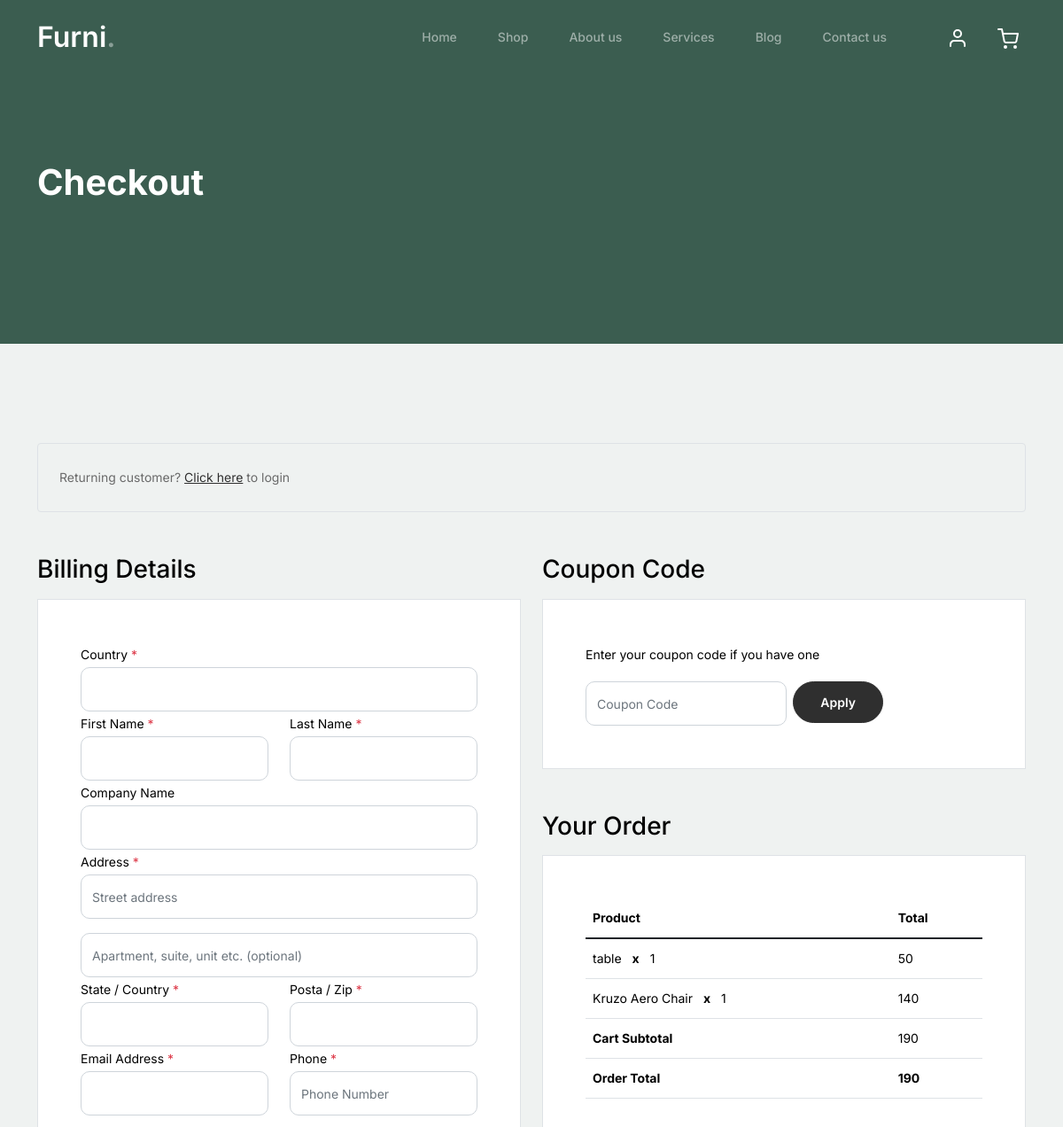
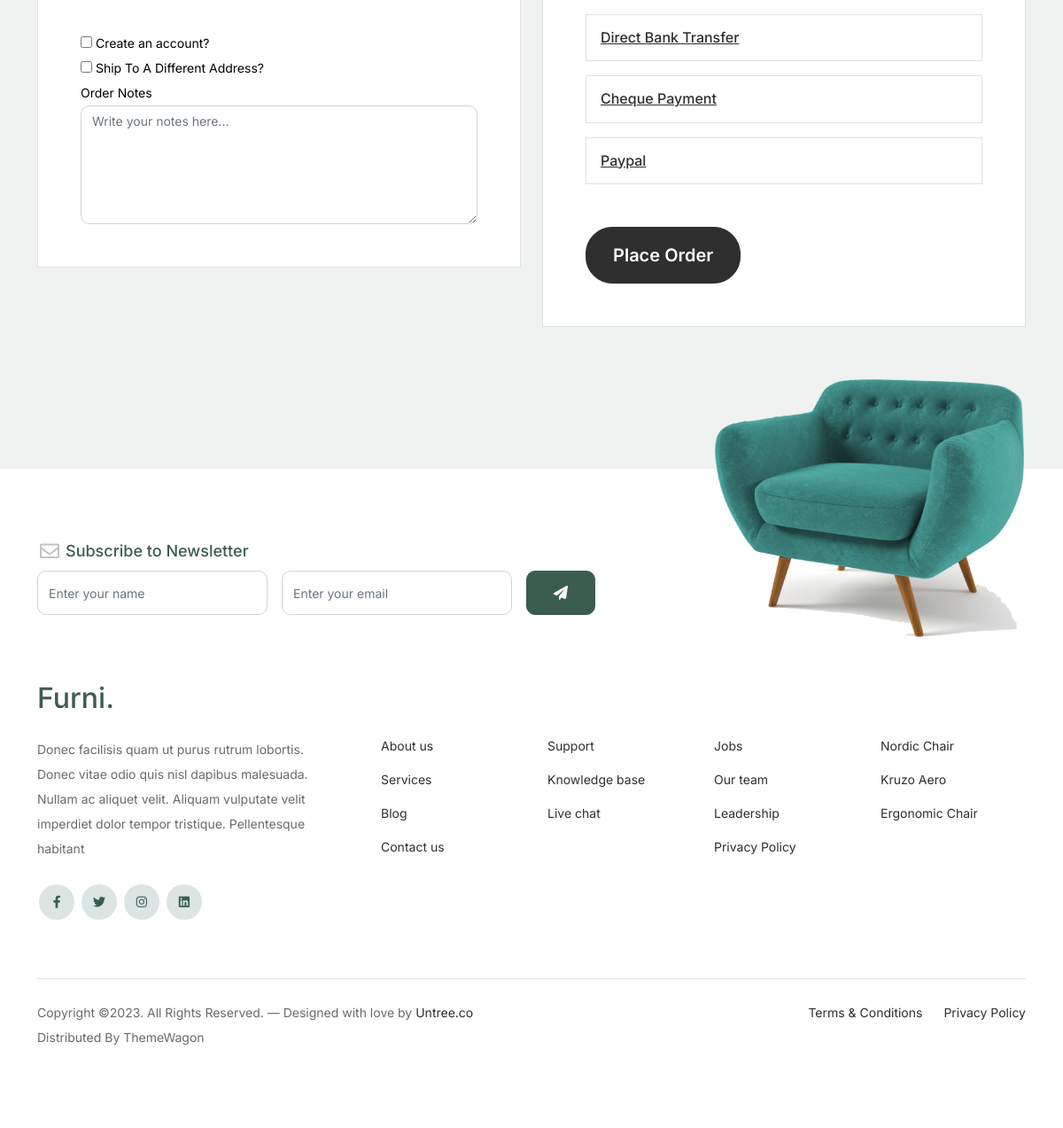
/billing/ (signed in), run on the app's committed database (2 pictures, top to bottom).
### finalapp/models.py (models this page shows, shortened)
class Cart(models.Model):
    quantity = models.IntegerField()
    product = models.ForeignKey(Product,on_delete=models.CASCADE)
    user = models.ForeignKey(Cart_User,on_delete=models.CASCADE)
    def total(self):
        return self.quantity*self.product.price

class Product(models.Model):
    mg = models.ImageField(upload_to='image',default='null.jpg')
    name = models.CharField(max_length=30)
    price = models.IntegerField()
    discription = models.CharField(max_length=50)
    stock = models.IntegerField()
    catagory = models.ForeignKey(Catagory,on_delete=models.CASCADE)

### finalapp/views.py (the view)
# urls.py: path('billing/',views.billing,name="billing"),
def billing(request):
    n=None
    sum = 0
    h = Cart_User.objects.get(user=request.user)
    n = Cart.objects.filter(user=h)
    for i in n:
        sum += (i.quantity * i.product.price)
    return render(request, 'checkout.html', {'lap': n,'sum': sum})

### finalapp/templates/checkout.html (shortened to what this page needs)
<!doctype html>
{% load static %}
<html lang="en" xmlns="http://www.w3.org/1999/html">
<head>
		<link href="{% static 'css/bootstrap.min.css' %}" rel="stylesheet">
		<link href="https://cdnjs.cloudflare.com/ajax/libs/font-awesome/6.0.0-beta3/css/all.min.css" rel="stylesheet">
		<link href="{% static 'css/tiny-slider.css' %}" rel="stylesheet">
		<link href="{% static 'css/style.css' %}" rel="stylesheet">
	</head>
	<body>
		<nav class="custom-navbar navbar navbar navbar-expand-md navbar-dark bg-dark" arial-label="Furni navigation bar">
			<div class="container">
				<a class="navbar-brand" href="index.html">Furni<span>.</span></a>
				<div class="collapse navbar-collapse" id="navbarsFurni">
					<ul class="custom-navbar-nav navbar-nav ms-auto mb-2 mb-md-0">
						<li class="nav-item ">
							<a class="nav-link" href="{% url 'home' %}">Home</a>
						</li>
						<li><a class="nav-link" href="{% url 'shop' %}">Shop</a></li>
						<li><a class="nav-link" href="{% url 'about' %}">About us</a></li>
						<li><a class="nav-link" href="services.html">Services</a></li>
						<li><a class="nav-link" href="blog.html">Blog</a></li>
						<li><a class="nav-link" href="contact.html">Contact us</a></li>
					</ul>
					<ul class="custom-navbar-cta navbar-nav mb-2 mb-md-0 ms-5">
						<li><a class="nav-link" href="#"><img src="{% static 'images/user.svg' %}"></a></li>
						<li><a class="nav-link" href="{% url 'showcart' %}"><img src="{% static 'images/cart.svg' %}"></a></li>
					</ul>
				</div>
			</div>
		</nav>
			<div class="hero">
				<div class="container">
					<div class="row justify-content-between">
						<div class="col-lg-5">
							<div class="intro-excerpt">
								<h1>Checkout</h1>
							</div>
						</div>
						<div class="col-lg-7">
						</div>
					</div>
				</div>
			</div>
		<div class="untree_co-section">
		    <div class="container">
		      <div class="row mb-5">
		        <div class="col-md-12">
		          <div class="border p-4 rounded" role="alert">
		            Returning customer? <a href="#">Click here</a> to login
		          </div>
		        </div>
		      </div>
				<form method="POST" action="{% url 'demo' %}" >
		      <div class="row">
		        <div class="col-md-6 mb-5 mb-md-0">
		          <h2 class="h3 mb-3 text-black">Billing Details</h2>
		          <div class="p-3 p-lg-5 border bg-white">
		            <div class="form-group">
		              <label for="c_country" class="text-black">Country <span class="text-danger">*</span></label>
		              <input type="text" name="country" class="form-control">
		            </div>
		            <div class="form-group row">
		              <div class="col-md-6">
		                <label for="c_fname" class="text-black">First Name <span class="text-danger">*</span></label>
		                <input type="text" class="form-control" id="c_fname" name="firstname">
		              </div>
		              <div class="col-md-6">
		                <label for="c_lname" class="text-black">Last Name <span class="text-danger">*</span></label>
		                <input type="text" class="form-control" id="c_lname" name="lastname">
		              </div>
		            </div>
		            <div class="form-group row">
		              <div class="col-md-12">
		                <label for="c_companyname" class="text-black">Company Name </label>
		                <input type="text" class="form-control" id="c_companyname" name="c_companyname">
		              </div>
		            </div>
		            <div class="form-group row">
		              <div class="col-md-12">
		                <label for="c_address" class="text-black">Address <span class="text-danger">*</span></label>
		                <input type="text" class="form-control" id="c_address" name="address" placeholder="Street address">
		              </div>
		            </div>
		            <div class="form-group mt-3">
		              <input type="text" class="form-control" placeholder="Apartment, suite, unit etc. (optional)">
		            </div>
		            <div class="form-group row">
		              <div class="col-md-6">
		                <label for="c_state_country" class="text-black">State / Country <span class="text-danger">*</span></label>
		                <input type="text" class="form-control" id="c_state_country" name="state">
		              </div>
		              <div class="col-md-6">
		                <label for="c_postal_zip" class="text-black">Posta / Zip <span class="text-danger">*</span></label>
		                <input type="text" class="form-control" id="c_postal_zip" name="postal">
		              </div>
		            </div>
		            <div class="form-group row mb-5">
		              <div class="col-md-6">
		                <label for="c_email_address" class="text-black">Email Address <span class="text-danger">*</span></label>
		                <input type="email" class="form-control" id="c_email_address" name="email">
		              </div>
		              <div class="col-md-6">
		                <label for="c_phone" class="text-black">Phone <span class="text-danger">*</span></label>
		                <input type="text" class="form-control" id="c_phone" name="phone" placeholder="Phone Number">
		              </div>
		            </div>
		            <div class="form-group">
		              <label for="c_create_account" class="text-black" data-bs-toggle="collapse" href="#create_an_account" role="button" aria-expanded="false" aria-controls="create_an_account"><input type="checkbox" value="1" id="c_create_account"> Create an account?</label>
		            </div>
		            <div class="form-group">
		              <label for="c_ship_different_address" class="text-black" data-bs-toggle="collapse" href="#ship_different_address" role="button" aria-expanded="false" aria-controls="ship_different_address"><input type="checkbox" value="1" id="c_ship_different_address"> Ship To A Different Address?</label>
		            </div>
		            <div class="form-group">
		              <label for="c_order_notes" class="text-black">Order Notes</label>
		              <textarea name="c_order_notes" id="c_order_notes" cols="30" rows="5" class="form-control" placeholder="Write your notes here..."></textarea>
		            </div>
		          </div>
					 </form>
		        </div>
		        <div class="col-md-6">
		          <div class="row mb-5">
		            <div class="col-md-12">
		              <h2 class="h3 mb-3 text-black">Coupon Code</h2>
		              <div class="p-3 p-lg-5 border bg-white">
		                <label for="c_code" class="text-black mb-3">Enter your coupon code if you have one</label>
		                <div class="input-group w-75 couponcode-wrap">
		                  <input type="text" class="form-control me-2" id="c_code" placeholder="Coupon Code" aria-label="Coupon Code" aria-describedby="button-addon2">
		                  <div class="input-group-append">
		                    <button class="btn btn-black btn-sm" type="button" id="button-addon2">Apply</button>
		                  </div>
		                </div>
		              </div>
		            </div>
		          </div>
		          <div class="row mb-5">
		            <div class="col-md-12">
		              <h2 class="h3 mb-3 text-black">Your Order</h2>
		              <div class="p-3 p-lg-5 border bg-white">
		                <table class="table site-block-order-table mb-5" >
		                  <thead>
		                    <th>Product</th>
		                    <th>Total</th>
		                  </thead>
		                  <tbody>
						  {% for i in lap %}
		                    <tr>
		                      <td>{{i.product.name}} <strong class="mx-2">x</strong> {{i.quantity}}</td>
		                      <td>{{i.total}}</td>
		                    </tr>
						  {% endfor %}
		                    <tr>
		                      <td class="text-black font-weight-bold"><strong>Cart Subtotal</strong></td>
		                      <td class="text-black">{{sum}}</td>
		                    </tr>
		                    <tr>
		                      <td class="text-black font-weight-bold"><strong>Order Total</strong></td>
		                      <td class="text-black font-weight-bold"><strong>{{sum}}</strong></td>
		                    </tr>
		                  </tbody>
		                </table>
		                <div class="border p-3 mb-3">
		                  <h3 class="h6 mb-0"><a class="d-block" data-bs-toggle="collapse" href="#collapsebank" role="button" aria-expanded="false" aria-controls="collapsebank">Direct Bank Transfer</a></h3>
		                </div>
		                <div class="border p-3 mb-3">
		                  <h3 class="h6 mb-0"><a class="d-block" data-bs-toggle="collapse" href="#collapsecheque" role="button" aria-expanded="false" aria-controls="collapsecheque">Cheque Payment</a></h3>
		                </div>
		                <div class="border p-3 mb-5">
		                  <h3 class="h6 mb-0"><a class="d-block" data-bs-toggle="collapse" href="#collapsepaypal" role="button" aria-expanded="false" aria-controls="collapsepaypal">Paypal</a></h3>
		                </div>
		                <div class="form-group">
		                  <a href="thanku.html"><button class="btn btn-black btn-lg py-3 btn-block" >Place Order</button></a>
		                </div>
		              </div>
		            </div>
		          </div>
		        </div>
		      </div>
		<footer class="footer-section">
			<div class="container relative">
				<div class="sofa-img">
					<img src="images/sofa.png" alt="Image" class="img-fluid">
				</div>
				<div class="row">
					<div class="col-lg-8">
						<div class="subscription-form">
							<h3 class="d-flex align-items-center"><span class="me-1"><img src="images/envelope-outline.svg" alt="Image" class="img-fluid"></span><span>Subscribe to Newsletter</span></h3>
							<form action="#" class="row g-3">
								<div class="col-auto">
									<input type="text" class="form-control" placeholder="Enter your name">
								</div>
								<div class="col-auto">
									<input type="email" class="form-control" placeholder="Enter your email">
								</div>
								<div class="col-auto">
									<button class="btn btn-primary">
										<span class="fa fa-paper-plane"></span>
									</button>
								</div>
							</form>
						</div>
					</div>
				</div>
				<div class="row g-5 mb-5">
					<div class="col-lg-4">
						<div class="mb-4 footer-logo-wrap"><a href="#" class="footer-logo">Furni<span>.</span></a></div>
						<p class="mb-4">Donec facilisis quam ut purus rutrum lobortis. Donec vitae odio quis nisl dapibus malesuada. Nullam ac aliquet velit. Aliquam vulputate velit imperdiet dolor tempor tristique. Pellentesque habitant</p>
						<ul class="list-unstyled custom-social">
							<li><a href="#"><span class="fa fa-brands fa-facebook-f"></span></a></li>
							<li><a href="#"><span class="fa fa-brands fa-twitter"></span></a></li>
							<li><a href="#"><span class="fa fa-brands fa-instagram"></span></a></li>
							<li><a href="#"><span class="fa fa-brands fa-linkedin"></span></a></li>
						</ul>
					</div>
					<div class="col-lg-8">
						<div class="row links-wrap">
							<div class="col-6 col-sm-6 col-md-3">
								<ul class="list-unstyled">
									<li><a href="#">About us</a></li>
									<li><a href="#">Services</a></li>
									<li><a href="#">Blog</a></li>
									<li><a href="#">Contact us</a></li>
								</ul>
							</div>
							<div class="col-6 col-sm-6 col-md-3">
								<ul class="list-unstyled">
									<li><a href="#">Support</a></li>
									<li><a href="#">Knowledge base</a></li>
									<li><a href="#">Live chat</a></li>
								</ul>
							</div>
							<div class="col-6 col-sm-6 col-md-3">
								<ul class="list-unstyled">
									<li><a href="#">Jobs</a></li>
									<li><a href="#">Our team</a></li>
									<li><a href="#">Leadership</a></li>
									<li><a href="#">Privacy Policy</a></li>
								</ul>
							</div>
							<div class="col-6 col-sm-6 col-md-3">
								<ul class="list-unstyled">
									<li><a href="#">Nordic Chair</a></li>
									<li><a href="#">Kruzo Aero</a></li>
									<li><a href="#">Ergonomic Chair</a></li>
								</ul>
							</div>
						</div>
					</div>
				</div>
				<div class="border-top copyright">
					<div class="row pt-4">
						<div class="col-lg-6">
							<p class="mb-2 text-center text-lg-start">Copyright &copy;. All Rights Reserved. &mdash; Designed with love by <a href="https://untree.co">Untree.co</a> Distributed By <a hreff="https://themewagon.com">ThemeWagon</a>
            </p>
						</div>
						<div class="col-lg-6 text-center text-lg-end">
							<ul class="list-unstyled d-inline-flex ms-auto">
								<li class="me-4"><a href="#">Terms &amp; Conditions</a></li>
								<li><a href="#">Privacy Policy</a></li>
							</ul>
						</div>
					</div>
				</div>
			</div>
		</footer>
	</body>
</html>

### data on the page
Cart: product.name "table", quantity "1", total "50"
Cart: product.name "Kruzo Aero Chair", quantity "1", total "140"

### other printed values
{{ sum }} "190"
